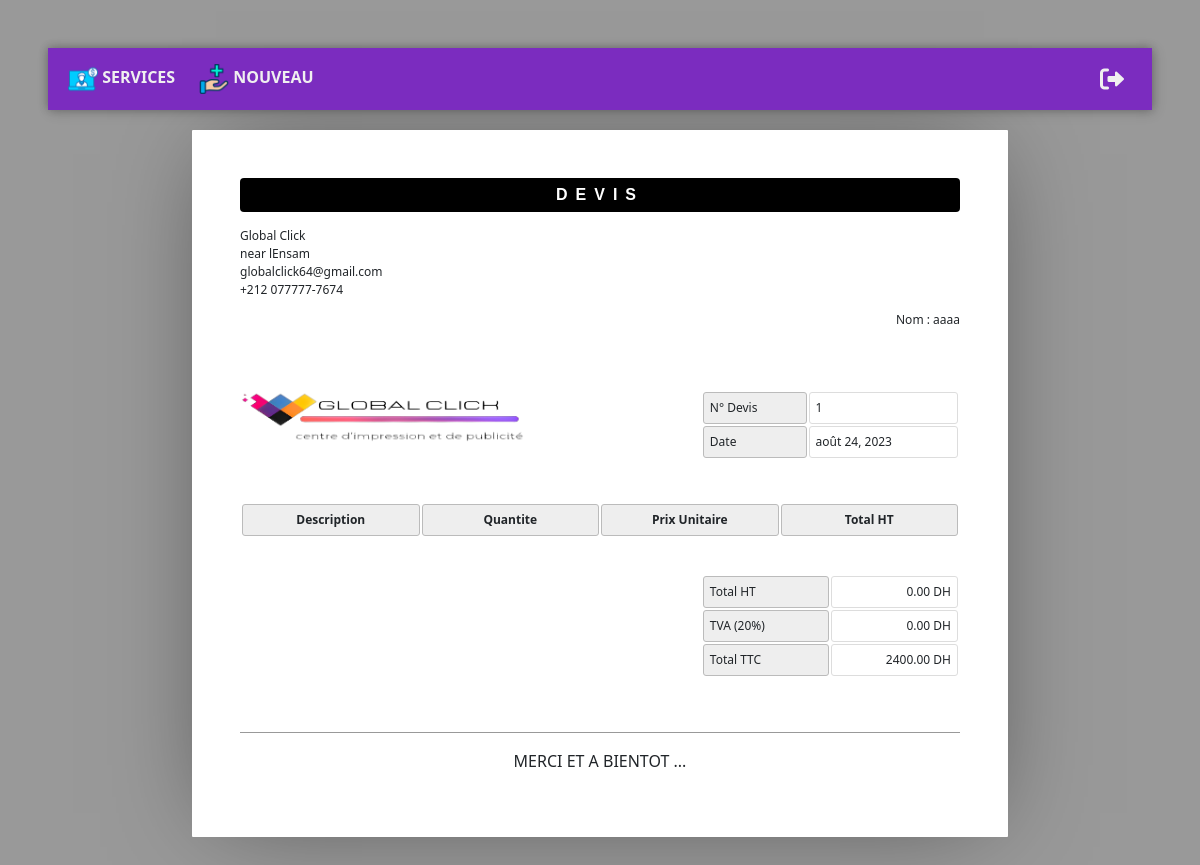
Page /pages/devis.php?id_devis=1 (signed in) on the committed database.
### tables this page shows
CREATE TABLE `devis` (
  `id_devis` int(11) NOT NULL AUTO_INCREMENT,
  `full_name_client` varchar(200) DEFAULT NULL,
  `addresse` text DEFAULT NULL,
  `code_postal` int(11) DEFAULT NULL,
  `tel` varchar(20) DEFAULT NULL,
  `date_devis` date NOT NULL,
  `total_devis_ht` decimal(10,2) NOT NULL,
  `total_devis_ttc` decimal(10,2) NOT NULL,
  PRIMARY KEY (`id_devis`)
);

### pages/devis.php (the view, shortened to what this page needs)
<!DOCTYPE html>
<html lang="fr">
<?php
include "../database.php";
$id_devis = $_GET["id_devis"];
?>
<head>
    <link rel="stylesheet" href="https://pro.fontawesome.com/releases/v6.0.0-beta3/css/all.css">
    <link href="https://cdn.jsdelivr.net/npm/bootstrap@5.0.2/dist/css/bootstrap.min.css" rel="stylesheet">
    <link rel="stylesheet" href="../css/facture.css">
    <link rel="stylesheet" href="../css/menu.css">
</head>
<body>
    <nav class="navbar navbar-expand-lg ">
        <?php
            include "../includes/serviceMenu.php";
        ?>
    </nav>
    <div class="bodyDiv">
        <?php
        $requete = $db->prepare("SELECT * FROM devis WHERE id_devis = ?");
        $requete->bindValue(1, $id_devis);
        $requete->execute();
        $devis = $requete->fetch();
        ?>
        <header>
            <h1>DEVIS</h1>
            <address>
                <p>Global Click</p>
                <p>near lEnsam</p>
                <p>globalclick64@gmail.com</p>
                <p>+212 077777-7674</p>
            </address>
            <address style="width: 100%; display:flex;flex-direction:column;align-items:flex-end">
                <div>
                <?php
                    if(!empty($devis["full_name_client"]))
                        echo '<p>Nom : ' . $devis["full_name_client"] . '</p>';
                ?>
                </div>
            </address>
        </header>
        <article>
            <img src="../images/logo.png" alt="" style="width:40%">
            <table class="meta">
                <tr>
                    <th><span>N° Devis</span></th>
                    <td><span>1</span></td>
                </tr>
                <tr>
                    <th><span>Date</span></th>
                    <td>
                        <span>
                            <?php
                            $originalDate = $devis["date_devis"];
                            $monthNames = array(
                                'January' => 'janvier',
                                'February' => 'février',
                                'March' => 'mars',
                                'April' => 'avril',
                                'May' => 'mai',
                                'June' => 'juin',
                                'July' => 'juillet',
                                'August' => 'août',
                                'September' => 'septembre',
                                'October' => 'octobre',
                                'November' => 'novembre',
                                'December' => 'décembre'
                            );
                            $formattedDate = date("F j, Y", strtotime($originalDate));
                            $formattedDate = strtr($formattedDate, $monthNames);
                            echo $formattedDate;
                            ?>
                        </span>
                    </td>
                </tr>
            </table>
            <table class="inventory">
                <thead>
                    <tr>
                        <th><span>Description</span></th>
                        <th><span>Quantite</span></th>
                        <th><span>Prix Unitaire</span></th>
                        <th><span>Total HT</span></th>
                    </tr>
                </thead>
            </table>
            <table class="balance">
                <tr>
                    <th><span>Total HT</span></th>
                    <td><span><?php echo $devis["total_devis_ht"] ?> DH</span></td>
                </tr>
                <tr>
                    <th><span>TVA (20%)</span></th>
                    <td><span><?php echo number_format(($devis["total_devis_ht"] * 20 / 100), 2, '.', ','); ?> DH</span></td>
                </tr>
                <tr>
                    <th><span>Total TTC</span></th>
                    <td><span><?php echo $devis["total_devis_ttc"] ?> DH</span></td>
                </tr>
            </table>
        </article>
        <aside>
            <h1></h1>
            <div style="text-align: center;">
                <p>MERCI ET A BIENTOT ...</p>
            </div>
        </aside>
    </div>
</body>
</html>

### css/facture.css (style rules this page uses)
* { border: 0; box-sizing: content-box; color: inherit; font-family: inherit; font-size: inherit; font-style: inherit; font-weight: inherit; line-height: inherit; list-style: none; margin: 0; padding: 0; text-decoration: none; vertical-align: top; }
h1 { font: bold 100% sans-serif; letter-spacing: 0.5em; text-align: center; text-transform: uppercase; }
nav { background-color:#7b2cbf !important; box-shadow: 2px 2px 12px rgba(0, 0, 0, 0.2), -1px -1px 8px rgba(0, 0, 0, 0.2) !important; }
table { font-size: 75%; table-layout: fixed; width: 100%; }
table { border-collapse: separate; border-spacing: 2px; }
th, td { border-width: 1px; padding: 0.5em; position: relative; text-align: left; }
th, td { border-radius: 0.25em; border-style: solid; }
th { background: #EEE; border-color: #BBB; }
td { border-color: #DDD; }
html { font: 16px/1 'Open Sans', sans-serif; overflow: auto; padding: 0.5in; }
html { background: #999; cursor: default; }
.bodyDiv { box-sizing: border-box; margin: 0 auto; padding: 0.5in; width: 8.5in; }
.bodyDiv { background: #FFF; border-radius: 1px; box-shadow: 0 0 1in -0.25in rgba(0, 0, 0, 0.5); }
header { margin: 0 0 3em; }
header:after { clear: both; content: ""; display: table; }
header h1 { background: #000; border-radius: 0.25em; color: #FFF; margin: 0 0 1em; padding: 0.5em 0; }
header address { float: left; font-size: 75%; font-style: normal; line-height: 1.25; margin: 0 1em 1em 0; }
header address p { margin: 0 0 0.25em; }
article, article address, table.meta, table.inventory { margin: 0 0 3em; }
article:after { clear: both; content: ""; display: table; }
table.meta, table.balance { float: right; width: 36%; }
table.meta:after, table.balance:after { clear: both; content: ""; display: table; }
table.meta th { width: 40%; }
table.meta td { width: 60%; }
table.inventory { clear: both; width: 100%; }
table.inventory th { font-weight: bold; text-align: center; }
table.balance th, table.balance td { width: 50%; }
table.balance td { text-align: right; }
aside h1 { border: none; border-width: 0 0 1px; margin: 0 0 1em; }
aside h1 { border-color: #999; border-bottom-style: solid; }

### pages/devis.php (style rules this page uses)
body { background-color: transparent; padding: 0; margin: 0; }
nav { margin-bottom: 20px; }

### rows in the picture
devis: full_name_client "aaaa", date_devis "août 24, 2023", total_devis_ht "0.00", $devis['total_devis_ht']*20/100 "0.00", total_devis_ttc "2400.00"
